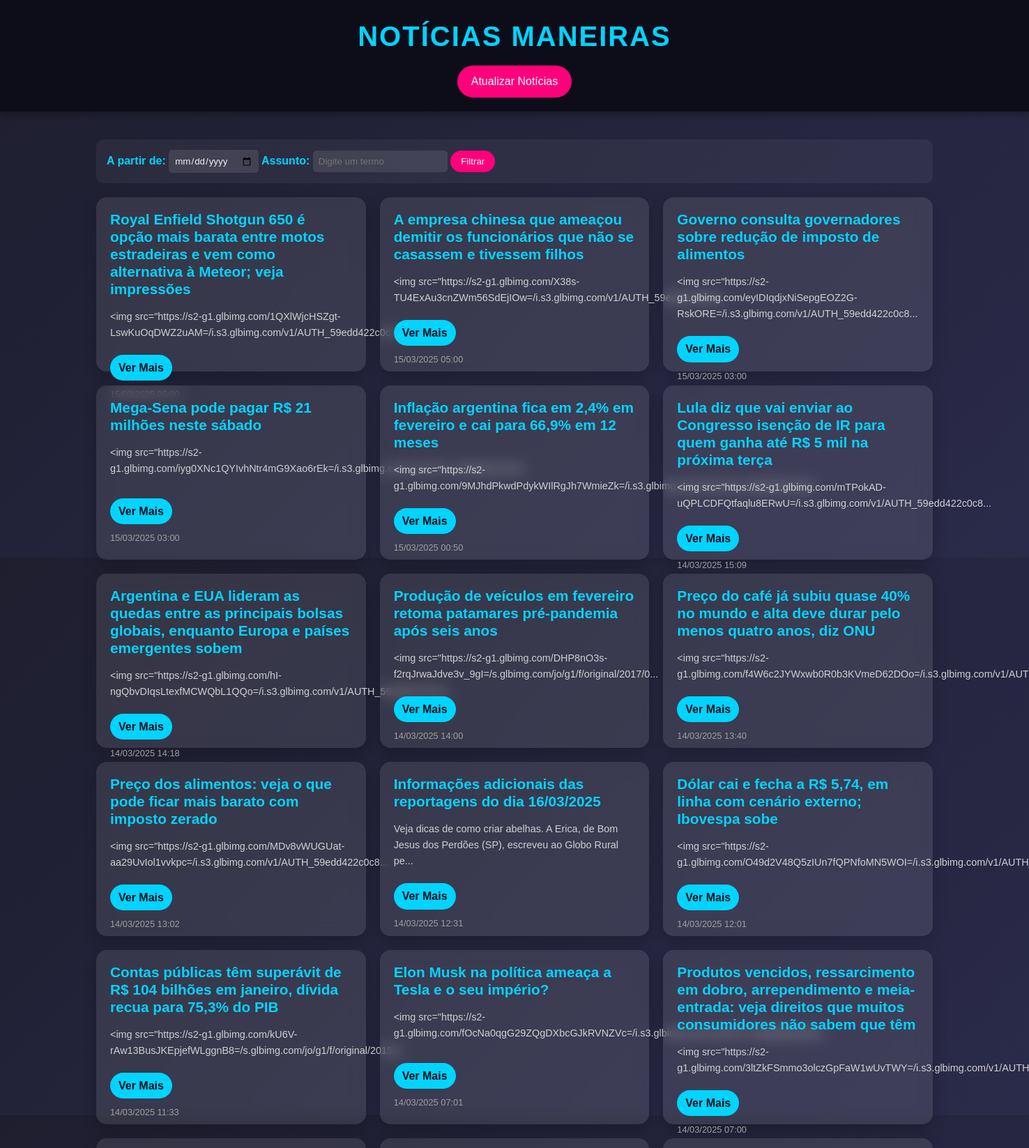
The page / (upper part) on the database its author committed.
### app/models.py (models this page shows)
class Noticia(db.Model):
    __tablename__ = 'Noticia'
    id = db.Column(db.Integer, primary_key=True)
    titulo = db.Column(db.String(200), nullable=False)
    conteudo = db.Column(db.Text, nullable=False)
    url = db.Column(db.String(500), unique=True, nullable=False)
    data_publicacao = db.Column(db.DateTime, nullable=False)

### app/routes.py (the view, shortened to what this page needs)
@app.route('/', methods=['GET'])
def index():
    data_filtro = request.args.get('data', None)
    assunto_filtro = request.args.get('assunto', None)
    print(f"Data filtro recebida: {data_filtro}")
    print(f"Assunto filtro recebido: {assunto_filtro}")
    query = Noticia.query
    if assunto_filtro:
        query = query.filter(
            (Noticia.titulo.ilike(f'%{assunto_filtro}%')) |
            (Noticia.conteudo.ilike(f'%{assunto_filtro}%'))
        )
        print(f"Filtrando por assunto: {assunto_filtro}")
    noticias = query.order_by(Noticia.data_publicacao.desc()).all()
    print(f"Notícias carregadas do banco: {len(noticias)}")
    for n in noticias[:5]:  # Mostra as 5 primeiras pra debug
        print(f"Notícia: {n.titulo} - {n.data_publicacao}")
    return render_template('index.html', noticias=noticias)

### app/templates/index.html (shortened to what this page needs)
<!DOCTYPE html>
<html lang="pt-br">
<head>
    <link rel="stylesheet" href="{{ url_for('static', filename='styles.css') }}">
</head>
<body>
    <header>
        <h1>Notícias Maneiras</h1>
        <a href="/atualizar" class="btn-atualizar">Atualizar Notícias</a>
    </header>
    <main>
        <section class="filtro-container">
            <form method="GET" action="/">
                <label for="data">A partir de:</label>
                <input type="date" id="data" name="data">
                <label for="assunto">Assunto:</label>
                <input type="text" id="assunto" name="assunto" placeholder="Digite um termo">
                <button type="submit" class="btn-filtrar">Filtrar</button>
            </form>
        </section>
        <section class="noticias-container">
            {% for noticia in noticias %}
                <article class="noticia-card">
                    <h2>{{ noticia.titulo }}</h2>
                    <p>{{ noticia.conteudo[:100] + '...' if noticia.conteudo|length > 100 else noticia.conteudo }}</p>
                    <a href="{{ url_for('noticia_detalhe', id=noticia.id) }}" class="btn-leia-mais">Ver Mais</a>
                    <small>{{ noticia.data_publicacao.strftime('%d/%m/%Y %H:%M') }}</small>
                </article>
            {% endfor %}
        </section>
    </main>
</body>
</html>

### app/static/styles.css (style rules this page uses)
* { margin: 0; padding: 0; box-sizing: border-box; font-family: 'Arial', sans-serif; }
body { background: linear-gradient(135deg, #1e1e2f 0%, #2a2a4a 100%); color: #f0f0f0; line-height: 1.6; min-height: 100vh; display: flex; flex-direction: column; }
header { background: #0d0d1a; padding: 20px; text-align: center; box-shadow: 0 4px 10px rgba(0, 0, 0, 0.3); }
header h1 { font-size: 2.5em; color: #00d4ff; text-transform: uppercase; letter-spacing: 2px; }
.btn-atualizar, .btn-voltar { display: inline-block; margin-top: 10px; padding: 10px 20px; background: #ff007a; color: #fff; text-decoration: none; border-radius: 25px; transition: transform 0.3s, background 0.3s; }
main { flex: 1; padding: 20px; }
.filtro-container { max-width: 1200px; margin: 20px auto; padding: 15px; background: rgba(255, 255, 255, 0.05); border-radius: 10px; display: flex; gap: 15px; align-items: center; }
.filtro-container label { color: #00d4ff; font-weight: bold; }
.filtro-container input { padding: 8px; border: none; border-radius: 5px; background: rgba(255, 255, 255, 0.1); color: #f0f0f0; }
.btn-filtrar { padding: 8px 15px; background: #ff007a; color: #fff; border: none; border-radius: 20px; cursor: pointer; transition: background 0.3s; }
.noticias-container { max-width: 1200px; margin: 0 auto; display: grid; grid-template-columns: repeat(auto-fit, minmax(300px, 1fr)); gap: 20px; }
.noticia-card { background: rgba(255, 255, 255, 0.1); border-radius: 15px; padding: 20px; backdrop-filter: blur(10px); box-shadow: 0 8px 20px rgba(0, 0, 0, 0.2); transition: transform 0.3s, box-shadow 0.3s; height: 250px; display: flex; flex-direction: column; gap: 10px; }
.noticia-card h2 { font-size: 1.3em; color: #00d4ff; margin-bottom: 5px; line-height: 1.2; }
.noticia-card p { font-size: 0.9em; color: #d0d0d0; margin-bottom: 10px; flex-grow: 1; }
.btn-leia-mais { display: inline-block; padding: 6px 12px; background: #00d4ff; color: #0d0d1a; text-decoration: none; border-radius: 20px; font-weight: bold; transition: background 0.3s; align-self: flex-start; }
.noticia-card small { font-size: 0.8em; color: #a0a0a0; }

### rows shown on the page
Noticia: titulo "Royal Enfield Shotgun 650 é opção mais barata entre motos estradeiras e vem como alternativa à Meteor; veja impressões", conteudo "<img src=\"https://s2-g1.glbimg.com/1QXlWjcHSZgt-LswKuOqDWZ2uAM=/i.s3.glbimg.com/v1/AUTH_59edd422c0c8...", data_publicacao "15/03/2025 05:00"
Noticia: titulo "A empresa chinesa que ameaçou demitir os funcionários que não se casassem e tivessem filhos", conteudo "<img src=\"https://s2-g1.glbimg.com/X38s-TU4ExAu3cnZWm56SdEjIOw=/i.s3.glbimg.com/v1/AUTH_59edd422c0c8...", data_publicacao "15/03/2025 05:00"
Noticia: titulo "Governo consulta governadores sobre redução de imposto de alimentos", conteudo "<img src=\"https://s2-g1.glbimg.com/eyIDIqdjxNiSepgEOZ2G-RskORE=/i.s3.glbimg.com/v1/AUTH_59edd422c0c8...", data_publicacao "15/03/2025 03:00"
Noticia: titulo "Mega-Sena pode pagar R$ 21 milhões neste sábado", conteudo "<img src=\"https://s2-g1.glbimg.com/iyg0XNc1QYIvhNtr4mG9Xao6rEk=/i.s3.glbimg.com/v1/AUTH_59edd422c0c8...", data_publicacao "15/03/2025 03:00"
Noticia: titulo "Inflação argentina fica em 2,4% em fevereiro e cai para 66,9% em 12 meses", conteudo "<img src=\"https://s2-g1.glbimg.com/9MJhdPkwdPdykWIlRgJh7WmieZk=/i.s3.glbimg.com/v1/AUTH_59edd422c0c8...", data_publicacao "15/03/2025 00:50"
Noticia: titulo "Lula diz que vai enviar ao Congresso isenção de IR para quem ganha até R$ 5 mil na próxima terça", conteudo "<img src=\"https://s2-g1.glbimg.com/mTPokAD-uQPLCDFQtfaqlu8ERwU=/i.s3.glbimg.com/v1/AUTH_59edd422c0c8...", data_publicacao "14/03/2025 15:09"
Noticia: titulo "Argentina e EUA lideram as quedas entre as principais bolsas globais, enquanto Europa e países emergentes sobem", conteudo "<img src=\"https://s2-g1.glbimg.com/hI-ngQbvDIqsLtexfMCWQbL1QQo=/i.s3.glbimg.com/v1/AUTH_59edd422c0c8...", data_publicacao "14/03/2025 14:18"
Noticia: titulo "Produção de veículos em fevereiro retoma patamares pré-pandemia após seis anos", conteudo "<img src=\"https://s2-g1.glbimg.com/DHP8nO3s-f2rqJrwaJdve3v_9gI=/s.glbimg.com/jo/g1/f/original/2017/0...", data_publicacao "14/03/2025 14:00"
Noticia: titulo "Preço do café já subiu quase 40% no mundo e alta deve durar pelo menos quatro anos, diz ONU", conteudo "<img…", data_publicacao "14/03/2025 13:40"
Noticia: titulo "Preço dos alimentos: veja o que pode ficar mais barato com imposto zerado", conteudo "<img src=\"https://s2-g1.glbimg.com/MDv8vWUGUat-aa29UvIol1vvkpc=/i.s3.glbimg.com/v1/AUTH_59edd422c0c8...", data_publicacao "14/03/2025 13:02"
Noticia: titulo "Informações adicionais das reportagens do dia 16/03/2025", conteudo "Veja dicas de como criar abelhas. A Erica, de Bom Jesus dos Perdões (SP), escreveu ao Globo Rural pe...", data_publicacao "14/03/2025 12:31"
Noticia: titulo "Dólar cai e fecha a R$ 5,74, em linha com cenário externo; Ibovespa sobe", conteudo "<img…", data_publicacao "14/03/2025 12:01"
Noticia: titulo "Contas públicas têm superávit de R$ 104 bilhões em janeiro, dívida recua para 75,3% do PIB", conteudo "<img src=\"https://s2-g1.glbimg.com/kU6V-rAw13BusJKEpjefWLggnB8=/s.glbimg.com/jo/g1/f/original/2015/1...", data_publicacao "14/03/2025 11:33"
Noticia: titulo "Elon Musk na política ameaça a Tesla e o seu império?", conteudo "<img src=\"https://s2-g1.glbimg.com/fOcNa0qgG29ZQgDXbcGJkRVNZVc=/i.s3.glbimg.com/v1/AUTH_59edd422c0c8...", data_publicacao "14/03/2025 07:01"
Noticia: titulo "Produtos vencidos, ressarcimento em dobro, arrependimento e meia-entrada: veja direitos que muitos consumidores não sabem que têm", conteudo "<img…", data_publicacao "14/03/2025 07:00"
